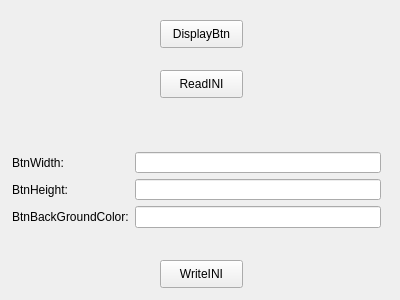
<?xml version="1.0" encoding="UTF-8"?>
<ui version="4.0">
 <class>MainWindow</class>
 <widget class="QMainWindow" name="MainWindow">
  <property name="geometry">
   <rect>
    <x>0</x>
    <y>0</y>
    <width>400</width>
    <height>300</height>
   </rect>
  </property>
  <property name="windowTitle">
   <string>MainWindow</string>
  </property>
  <widget class="QWidget" name="centralWidget">
   <widget class="QPushButton" name="displayBtn">
    <property name="geometry">
     <rect>
      <x>160</x>
      <y>20</y>
      <width>83</width>
      <height>28</height>
     </rect>
    </property>
    <property name="text">
     <string>DisplayBtn</string>
    </property>
   </widget>
   <widget class="QPushButton" name="readINIBtn">
    <property name="geometry">
     <rect>
      <x>160</x>
      <y>70</y>
      <width>83</width>
      <height>28</height>
     </rect>
    </property>
    <property name="text">
     <string>ReadINI</string>
    </property>
   </widget>
   <widget class="QPushButton" name="writeINIBtn">
    <property name="geometry">
     <rect>
      <x>160</x>
      <y>260</y>
      <width>83</width>
      <height>28</height>
     </rect>
    </property>
    <property name="text">
     <string>WriteINI</string>
    </property>
   </widget>
   <widget class="QWidget" name="">
    <property name="geometry">
     <rect>
      <x>1</x>
      <y>141</y>
      <width>391</width>
      <height>98</height>
     </rect>
    </property>
    <layout class="QFormLayout" name="formLayout">
     <item row="0" column="0">
      <widget class="QLabel" name="label_3">
       <property name="text">
        <string>BtnWidth:</string>
       </property>
      </widget>
     </item>
     <item row="0" column="1">
      <widget class="QLineEdit" name="widthLineEdit"/>
     </item>
     <item row="1" column="0">
      <widget class="QLabel" name="label">
       <property name="text">
        <string>BtnHeight:</string>
       </property>
      </widget>
     </item>
     <item row="1" column="1">
      <widget class="QLineEdit" name="heightLineEdit"/>
     </item>
     <item row="2" column="0">
      <widget class="QLabel" name="label_2">
       <property name="text">
        <string>BtnBackGroundColor:</string>
       </property>
      </widget>
     </item>
     <item row="2" column="1">
      <widget class="QLineEdit" name="colorLineEdit"/>
     </item>
    </layout>
   </widget>
  </widget>
 </widget>
 <layoutdefault spacing="6" margin="11"/>
 <resources/>
 <connections/>
</ui>
